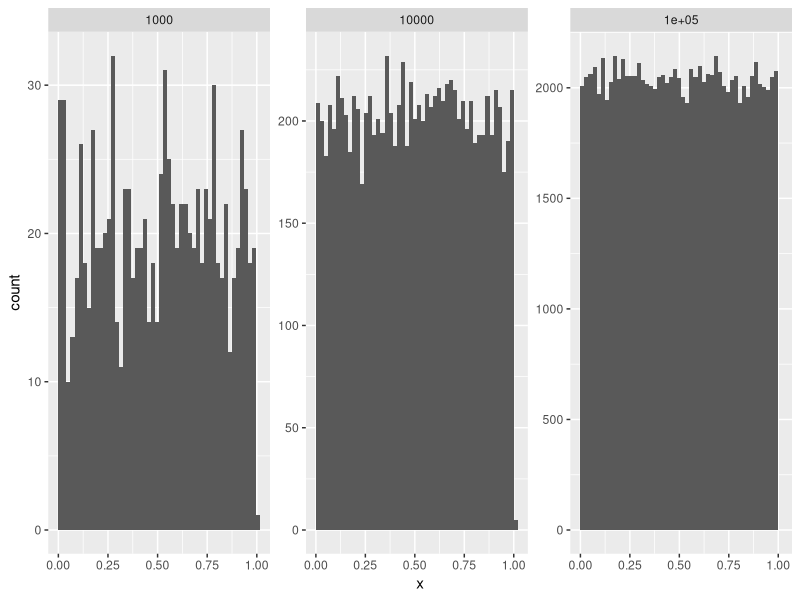
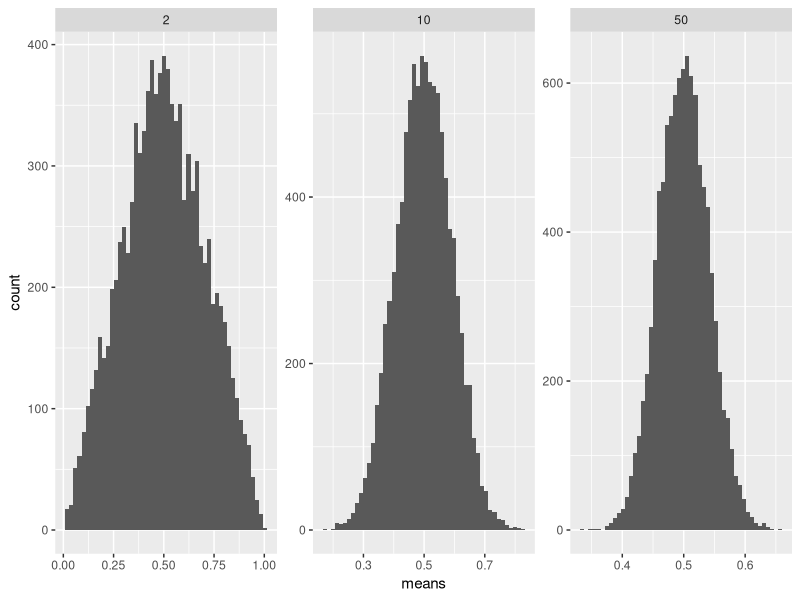
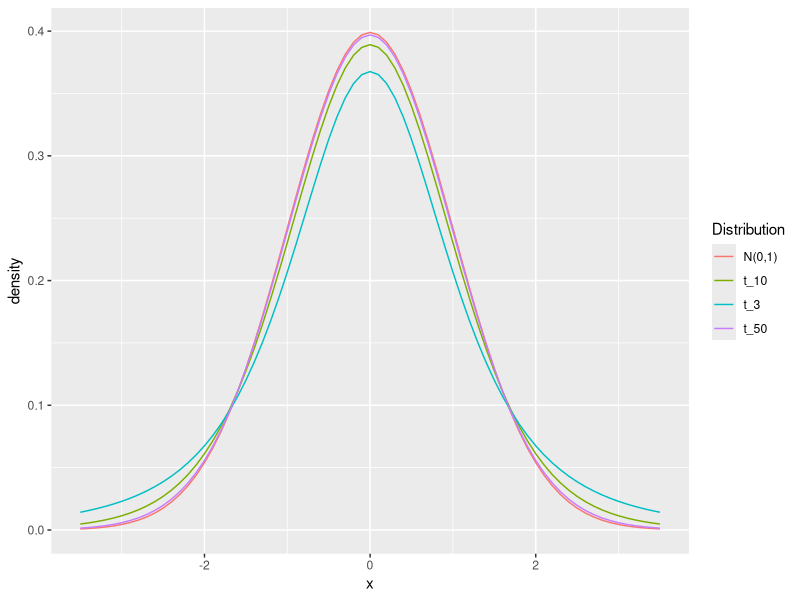
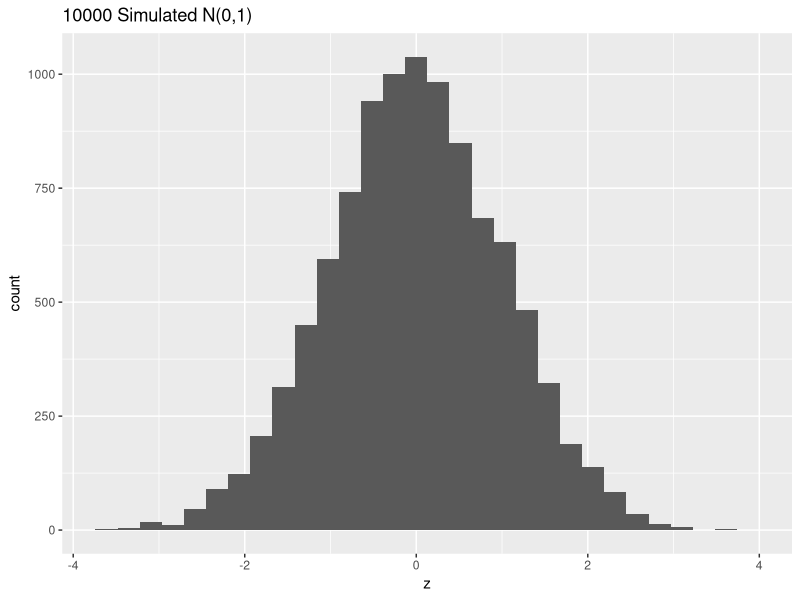
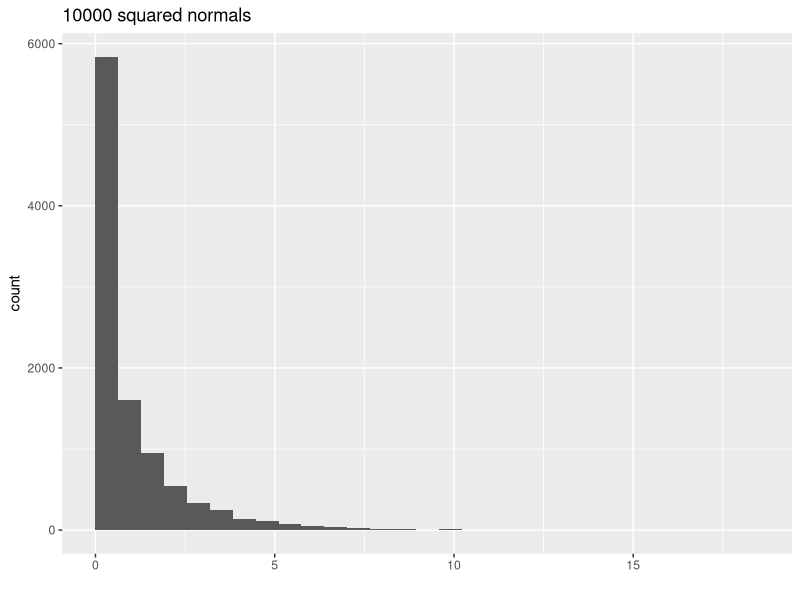
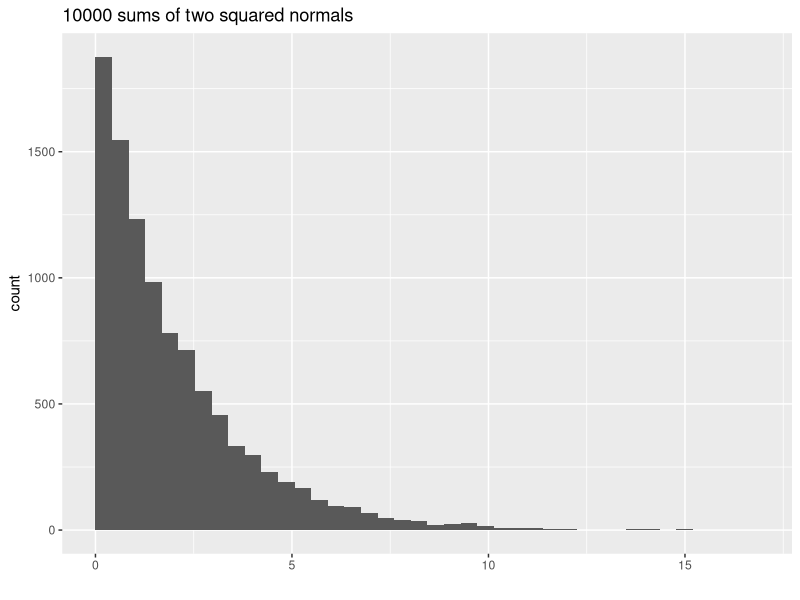
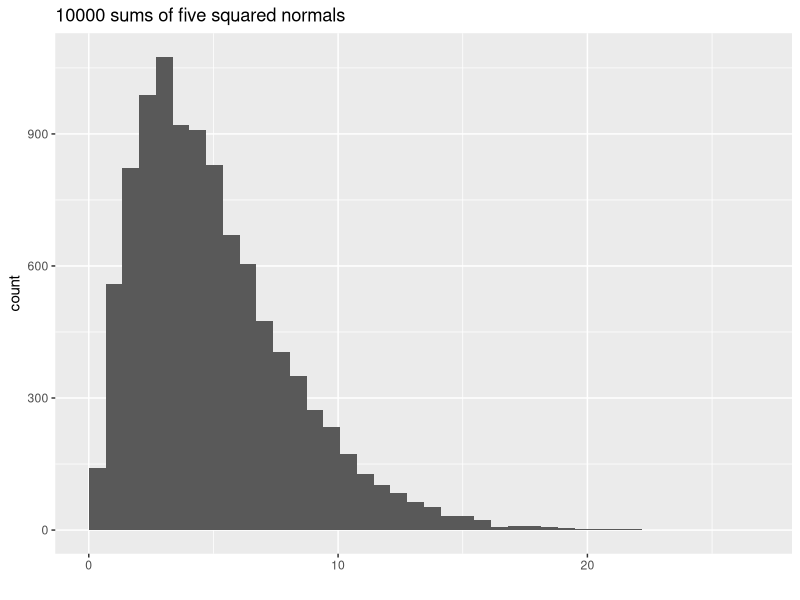
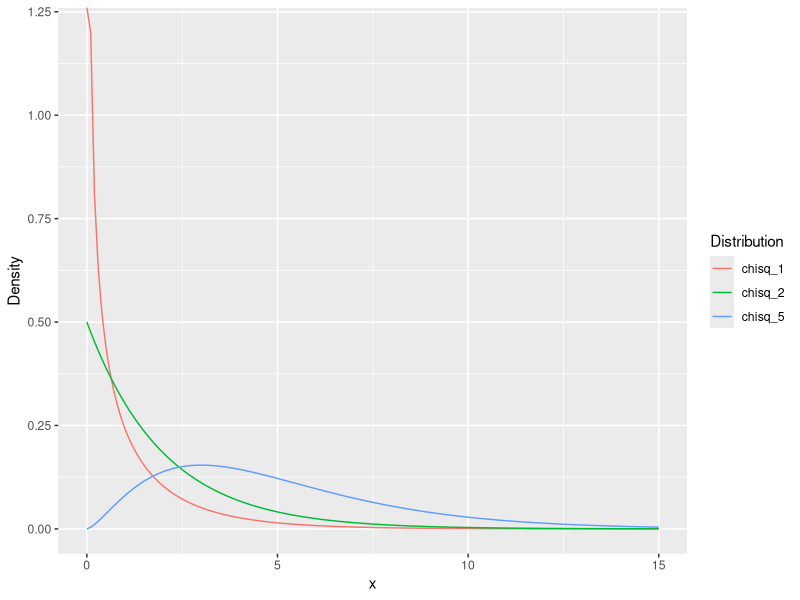

Write R code to recreate these figures, in order.
## ---- chunk 1
knitr::opts_chunk$set(echo = FALSE, cache=TRUE, fig.align = 'center', fig.height = 3, fig.asp=0.618)
options(tibble.width=70)
## ---- chunk 2
library(tidyverse)
library(readxl)
oil <- read_excel("oil_readings.xlsx")
oil
## ---- chunk 3
oil <- oil %>% mutate(Ident = factor(Ident), TakenBy = factor(TakenBy))
oil
## ---- chunk 4
oil_long <- oil %>% 
  gather(element, ppm, -Ident:-TakenBy)
oil_long
## ---- chunk 5
gas <- read_excel("pipeline.xlsx", col_types = rep("text", 4))
gas <- gas %>% 
  mutate(Leak=factor(Leak), Size=factor(Size, levels=c("1","1.5","1.75"), ordered=TRUE),
         Material=factor(Material), Pressure=factor(Pressure))
gas
## ---- chunk 6
x1 <- data_frame(k=factor(c(rep(1000, 1000), rep(10000, 10000), rep(100000, 100000))),
                 x=runif(111000))
x1 %>% 
  ggplot(aes(x=x)) + geom_histogram(boundary = 0, bins=50) + facet_wrap(~k, scales="free") 
## ---- chunk 7
k <- 10000
unif_means <- rbind(data_frame(n=2, means=apply(replicate(k, runif(2)), 2, mean)),
      data_frame(n=10, means=apply(replicate(k, runif(10)), 2, mean)),
      data_frame(n=50, means=apply(replicate(k, runif(50)), 2, mean))) %>% 
  mutate(n=factor(n))

unif_means %>% 
  ggplot(aes(x=means)) + geom_histogram(bins=50) + facet_wrap(~n, scales = "free")
  
## ---- chunk 8
library(tidyverse)
x <- -35:35/10
t_dists <- bind_rows(
  data_frame(Distribution="t_3", x=x, density=dt(x, 3)),
  data_frame(Distribution="t_10", x=x, density=dt(x, 10)),
  data_frame(Distribution="t_50", x=x, density=dt(x, 50)),
  data_frame(Distribution="N(0,1)", x=x, density=dnorm(x)))

t_dists %>% 
  ggplot(aes(x=x, y=density, color=Distribution)) + geom_line()
## ---- chunk 9
library(tidyverse)
mu <- 120
s <- 20
difference <- 15
s_d <- 40
n <- 40
set.seed(1)

eyedrops <- data_frame(A = rnorm(n, mu, s)) %>% 
  mutate(B = A + rnorm(n, difference, s_d), Difference=A-B)
options(tibble.print_min=5)
eyedrops
## ---- chunk 10
library(knitr)
summ <- eyedrops %>% 
  summarize("x-bar"=mean(Difference), "sd"=sd(Difference))
kable(summ, digits=2)
## ---- chunk 11
t.test(eyedrops$Difference)
## ---- chunk 12
library(tidyverse)

k <- 10000
data_frame(z = rnorm(k)) %>% 
  ggplot(aes(x=z)) + geom_histogram(bins=30) + ggtitle("10000 Simulated N(0,1)")
## ---- chunk 13
as.data.frame(replicate(1, rnorm(k))) %>% 
  mutate(sq=V1^2) %>% 
  ggplot(aes(x=sq)) + geom_histogram(bins=30, boundary=0) + ggtitle("10000 squared normals") + xlab("")
## ---- chunk 14
data_frame(ssq=apply(replicate(2, rnorm(k)), 1, function(x) sum(x^2))) %>% 
  ggplot(aes(x=ssq)) + geom_histogram(bins = 40, boundary=0) + ggtitle("10000 sums of two squared normals") + xlab("")
## ---- chunk 15
data_frame(ssq=apply(replicate(5, rnorm(k)), 1, function(x) sum(x^2))) %>% 
  ggplot(aes(x=ssq)) + geom_histogram(bins = 40, boundary=0) + ggtitle("10000 sums of five squared normals") + xlab("")
## ---- chunk 16
x <- seq(0, 15, by=0.1)
data_frame(x) %>% 
  mutate(chisq_1 = dchisq(x, 1),
         chisq_2 = dchisq(x, 2),
         chisq_5 = dchisq(x, 5)) %>% 
  gather(key=Distribution, value=Density, -x) %>% 
  ggplot(aes(x, y=Density, color=Distribution)) + geom_line()
## ---- chunk 17
x <- seq(0, 60, by=0.3)
data_frame(x) %>% 
  mutate(chisq_10 = dchisq(x, 10),
         chisq_20 = dchisq(x, 20),
         chisq_30 = dchisq(x, 30)) %>% 
  gather(key=Distribution, value=Density, -x) %>% 
  ggplot(aes(x, y=Density, color=Distribution)) + geom_line()
## ---- chunk 18

data.frame(ssq=apply(replicate(k, rnorm(5)), 2, 
                     function(x) sum((x-mean(x))^2))) %>% 
  ggplot(aes(x=ssq)) + geom_histogram(aes(y=..density..), bins=50, boundary=0) + xlab("") + 
  stat_function(fun=dchisq, args=list(df=4), color="Blue") + 
  stat_function(fun=dchisq, args=list(df=5), color="Red")
## ---- chunk 19
library(readxl)
options(tibble.print_min=5)
lotto <- read_excel("649.xlsx")
lotto
## ---- chunk 20
all_numbers <- gather(lotto, "number", "numbers", 2:8) %>% 
  select(numbers) %>% 
  filter(!is.na(numbers)) %>% 
  mutate(numbers=factor(numbers))

all_numbers %>% 
  ggplot(aes(x=factor(numbers))) + geom_bar() + 
  theme(axis.title.x=element_blank(), axis.text.x = element_blank())
## ---- chunk 21
all_numbers %>% 
  group_by(numbers) %>% 
  summarize(O_i=n())
## ---- chunk 22
all_numbers_calc <- all_numbers %>% 
  group_by(numbers) %>% 
  summarize('O_i'=n()) %>% 
  mutate('E_i'=round(nrow(all_numbers)/49, 2), D_i = (O_i-E_i)^2/E_i) 
all_numbers_calc
## ---- chunk 23
x <- seq(0.1, 100, by=0.5)
plot(x, dchisq(x, 48), type='l', ylab="", xlab="", main="Chi-sq with 48 df")
abline(v = sum(all_numbers_calc$D_i), col="red", lwd=2)
## ---- chunk 24
x <- seq(0, 60, by=0.3)
data_frame(x) %>% 
  mutate(chisq_10 = dchisq(x, 10),
         chisq_20 = dchisq(x, 20),
         chisq_30 = dchisq(x, 30)) %>% 
  gather(key=Distribution, value=Density, -x) %>% 
  ggplot(aes(x, y=Density, color=Distribution)) + geom_line()
## ---- chunk 25
gas <- read_excel("pipeline.xlsx", col_types = rep("text", 4))
gas <- gas %>% 
  mutate(Leak=factor(Leak), Size=factor(Size, levels=c("1","1.5","1.75"), ordered=TRUE),
         Material=factor(Material), Pressure=factor(Pressure))
gas
## ---- chunk 26
library(xtable)
print(xtable(addmargins(table(gas$Leak, gas$Pressure)), digits = 0),
      comment = FALSE)
## ---- chunk 27
library(xtable)
print(xtable(addmargins(table(gas$Leak, gas$Pressure)), digits = 0),
      comment = FALSE)
## ---- chunk 28
library(xtable)
print(xtable(addmargins(prop.table(table(gas$Leak, gas$Pressure))), digits = 3),
      comment = FALSE)
